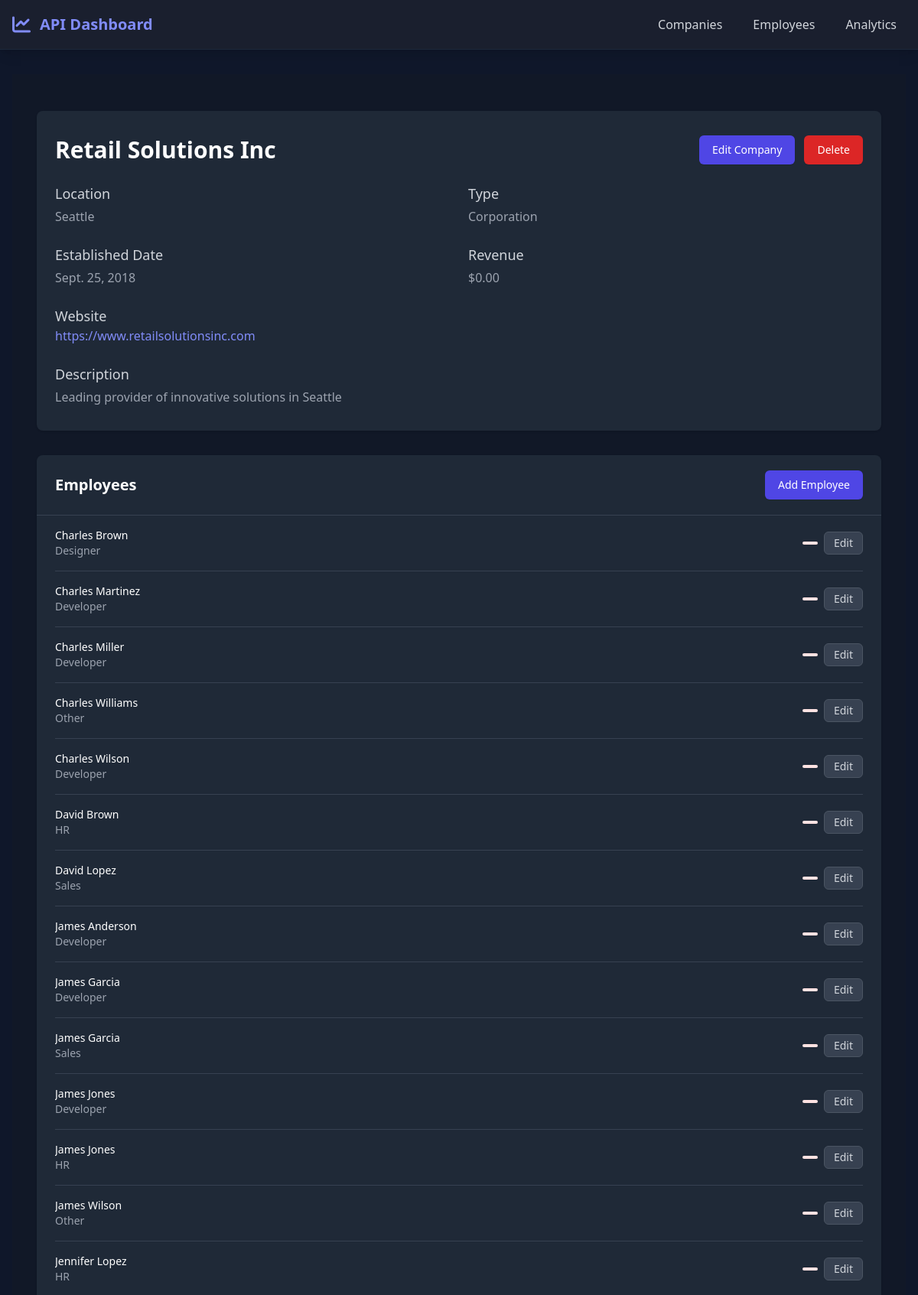
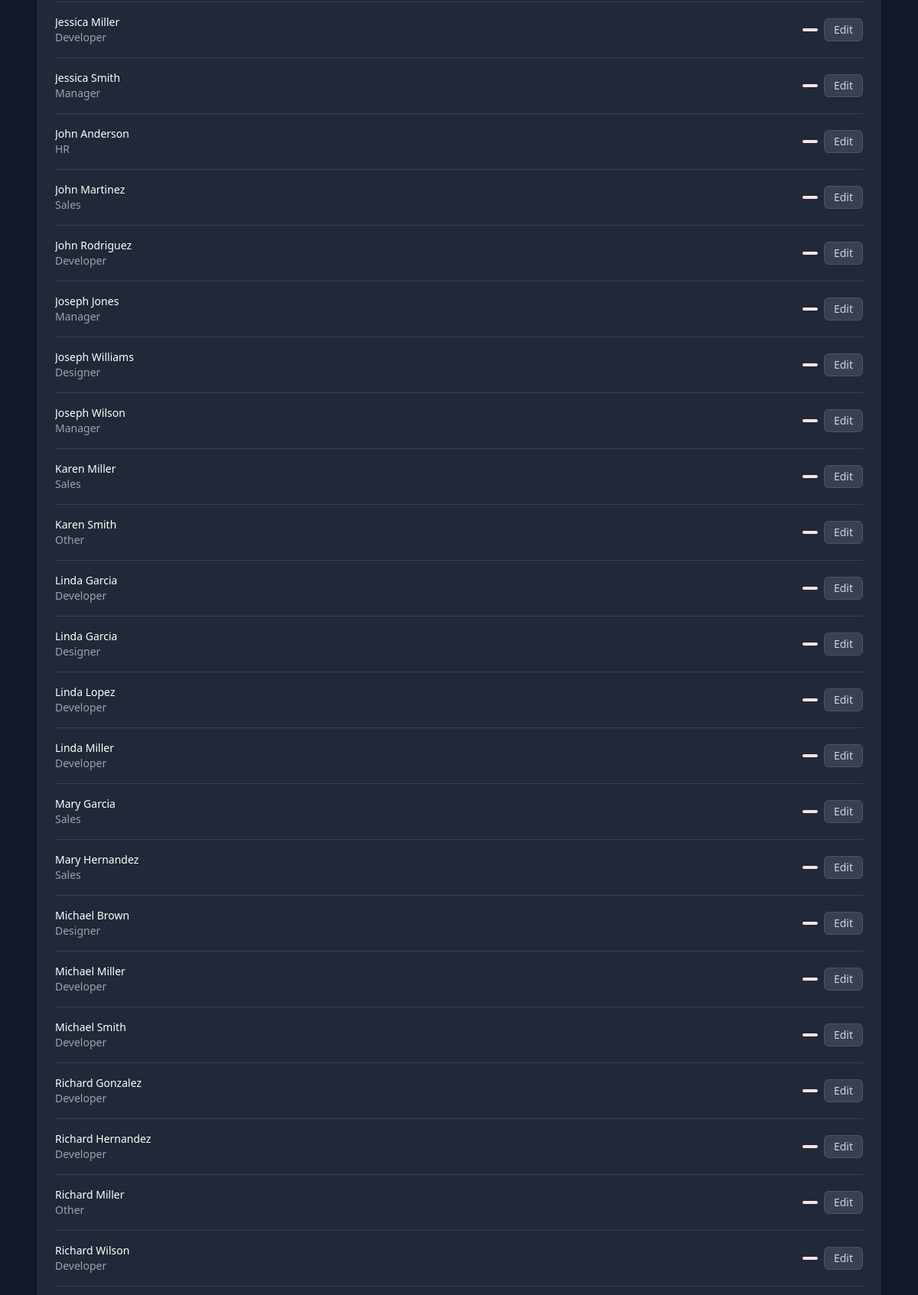
The page /companies/retail-solutions-inc/ (upper part) on the database its author committed (2 pictures, top to bottom).
### api/models.py (models this page shows, shortened)
class Company(models.Model):
    COMPANY_TYPES = [
        ('CORP', 'Corporation'),
        ('LLC', 'Limited Liability Company'),
        ('PART', 'Partnership'),
        ('SOLE', 'Sole Proprietorship'),
    ]
    name = models.CharField(max_length=100, unique=True)
    location = models.CharField(max_length=200)
    type = models.CharField(max_length=4, choices=COMPANY_TYPES, default='CORP')
    revenue = models.DecimalField(max_digits=12, decimal_places=2, default=0)
    website = models.URLField(blank=True)
    established_date = models.DateField(null=True, blank=True)
    description = models.TextField(blank=True)
    slug = models.SlugField(unique=True, blank=True)
    created_at = models.DateTimeField(auto_now_add=True)
    updated_at = models.DateTimeField(auto_now=True)
    class Meta:
        verbose_name_plural = "Companies"
        ordering = ['name']

class Employee(models.Model):
    POSITION_CHOICES = [
        ('MGR', 'Manager'),
        ('DEV', 'Developer'),
        ('DES', 'Designer'),
        ('HR', 'HR'),
        ('SALES', 'Sales'),
        ('OTHER', 'Other'),
    ]
    PERFORMANCE_CHOICES = [
        ('EXC', 'Excellent'),
        ('GOOD', 'Good'),
        ('AVG', 'Average'),
        ('BELOW', 'Below Average'),
        ('POOR', 'Poor'),
    ]
    name = models.CharField(max_length=100)
    email = models.EmailField(
        unique=True,
        validators=[EmailValidator(message="Enter a valid email address.")]
    )
    phone = models.CharField(
        max_length=15,
        validators=[
            RegexValidator(
                regex=r'^\+?1?\d{9,15}$',
                message="Phone number must be entered in the format: '+999999999'. Up to 15 digits allowed."
            )
        ]
    )
    position = models.CharField(max_length=5, choices=POSITION_CHOICES, default='OTHER')
    company = models.ForeignKey(Company, on_delete=models.CASCADE)
    hire_date = models.DateField()
    salary = models.DecimalField(max_digits=10, decimal_places=2)
    performance_rating = models.CharField(max_length=5, choices=PERFORMANCE_CHOICES, default='AVG')
    projects_completed = models.IntegerField(default=0)
    is_active = models.BooleanField(default=True)
    created_at = models.DateTimeField(auto_now_add=True)
    updated_at = models.DateTimeField(auto_now=True)
    class Meta:
        ordering = ['name']
        unique_together = ['email', 'company']

### api/views.py (the view)
# urls.py: path('companies/<slug:slug>/', views.CompanyDetailView.as_view(), name='company_detail'),
class CompanyDetailView(DetailView):
    model = Company
    template_name = 'company_detail.html'
    context_object_name = 'company'
    def get_context_data(self, **kwargs):
        context = super().get_context_data(**kwargs)
        context['employees'] = self.object.employee_set.all()
        return context

### templates/company_detail.html (shortened to what this page needs)
{% extends 'base.html' %}
{% block content %}
<div class="min-h-screen bg-gray-900 py-12">
    <div class="max-w-7xl mx-auto px-4 sm:px-6 lg:px-8">
        <div class="bg-gray-800 shadow rounded-lg overflow-hidden mb-8">
            <div class="px-6 py-8">
                <div class="flex items-center justify-between">
                    <h1 class="text-3xl font-bold text-white">{{ company.name }}</h1>
                    <div class="flex space-x-3">
                        <a href="{% url 'company_update' company.pk %}" class="inline-flex items-center px-4 py-2 border border-transparent rounded-md shadow-sm text-sm font-medium text-white bg-indigo-600 hover:bg-indigo-700">
                            Edit Company
                        </a>
                        <a href="{% url 'company_delete' company.pk %}" class="inline-flex items-center px-4 py-2 border border-transparent rounded-md shadow-sm text-sm font-medium text-white bg-red-600 hover:bg-red-700">
                            Delete
                        </a>
                    </div>
                </div>
                <div class="mt-6 grid grid-cols-1 gap-6 sm:grid-cols-2">
                    <div>
                        <h3 class="text-lg font-medium text-gray-300">Location</h3>
                        <p class="mt-1 text-gray-400">{{ company.location }}</p>
                    </div>
                    <div>
                        <h3 class="text-lg font-medium text-gray-300">Type</h3>
                        <p class="mt-1 text-gray-400">{{ company.get_type_display }}</p>
                    </div>
                    <div>
                        <h3 class="text-lg font-medium text-gray-300">Established Date</h3>
                        <p class="mt-1 text-gray-400">{{ company.established_date|default:"Not specified" }}</p>
                    </div>
                    <div>
                        <h3 class="text-lg font-medium text-gray-300">Revenue</h3>
                        <p class="mt-1 text-gray-400">${{ company.revenue|floatformat:2 }}</p>
                    </div>
                    {% if company.website %}
                    <div class="sm:col-span-2">
                        <h3 class="text-lg font-medium text-gray-300">Website</h3>
                        <a href="{{ company.website }}" target="_blank" class="mt-1 text-indigo-400 hover:text-indigo-300">{{ company.website }}</a>
                    </div>
                    {% endif %}
                    {% if company.description %}
                    <div class="sm:col-span-2">
                        <h3 class="text-lg font-medium text-gray-300">Description</h3>
                        <p class="mt-1 text-gray-400">{{ company.description }}</p>
                    </div>
                    {% endif %}
                </div>
            </div>
        </div>
        <div class="bg-gray-800 shadow rounded-lg overflow-hidden">
            <div class="px-6 py-5 border-b border-gray-700">
                <div class="flex items-center justify-between">
                    <h2 class="text-xl font-semibold text-white">Employees</h2>
                    <a href="{% url 'employee_create' %}" class="inline-flex items-center px-4 py-2 border border-transparent rounded-md shadow-sm text-sm font-medium text-white bg-indigo-600 hover:bg-indigo-700">
                        Add Employee
                    </a>
                </div>
            </div>
            <div class="px-6 py-5">
                {% if employees %}
                <div class="flow-root">
                    <ul class="-my-5 divide-y divide-gray-700">
                        {% for employee in employees %}
                        <li class="py-4">
                            <div class="flex items-center space-x-4">
                                <div class="flex-1 min-w-0">
                                    <p class="text-sm font-medium text-white truncate">
                                        {{ employee.name }}
                                    </p>
                                    <p class="text-sm text-gray-400 truncate">
                                        {{ employee.get_position_display }}
                                    </p>
                                </div>
                                <div class="flex items-center space-x-2">
                                    <span class="px-2.5 py-0.5 rounded-full text-xs font-medium
                                        {% if employee.performance == 'EXC' %}bg-green-100 text-green-800
                                        {% elif employee.performance == 'GOOD' %}bg-blue-100 text-blue-800
                                        {% elif employee.performance == 'AVG' %}bg-yellow-100 text-yellow-800
                                        {% elif employee.performance == 'BELOW' %}bg-orange-100 text-orange-800
                                        {% else %}bg-red-100 text-red-800{% endif %}">
                                    </span>
                                    <a href="{% url 'employee_update' employee.pk %}" class="inline-flex items-center px-3 py-1 border border-gray-600 rounded-md text-sm text-gray-300 bg-gray-700 hover:bg-gray-600">
                                        Edit
                                    </a>
                                </div>
                            </div>
                        </li>
                        {% endfor %}
                    </ul>
                </div>
                {% else %}
                <p class="text-center text-gray-400 py-4">No employees found for this company.</p>
                {% endif %}
            </div>
        </div>
    </div>
</div>
{% endblock %}

### rows shown on the page
Company: name "Retail Solutions Inc", location "Seattle", type "Corporation", established_date "Sept. 25, 2018", revenue "0.00", website "https://www.retailsolutionsinc.com", description "Leading provider of innovative solutions in Seattle"
Employee: name "Charles Brown", position "Designer"
Employee: name "Charles Martinez", position "Developer"
Employee: name "Charles Miller", position "Developer"
Employee: name "Charles Williams", position "Other"
Employee: name "Charles Wilson", position "Developer"
Employee: name "David Brown", position "HR"
Employee: name "David Lopez", position "Sales"
Employee: name "James Anderson", position "Developer"
Employee: name "James Garcia", position "Developer"
Employee: name "James Garcia", position "Sales"
Employee: name "James Jones", position "Developer"
Employee: name "James Jones", position "HR"
Employee: name "James Wilson", position "Other"
Employee: name "Jennifer Lopez", position "HR"
Employee: name "Jessica Miller", position "Developer"
Employee: name "Jessica Smith", position "Manager"
Employee: name "John Anderson", position "HR"
Employee: name "John Martinez", position "Sales"
Employee: name "John Rodriguez", position "Developer"
Employee: name "Joseph Jones", position "Manager"
Employee: name "Joseph Williams", position "Designer"
Employee: name "Joseph Wilson", position "Manager"
Employee: name "Karen Miller", position "Sales"
Employee: name "Karen Smith", position "Other"
Employee: name "Linda Garcia", position "Developer"
Employee: name "Linda Garcia", position "Designer"
Employee: name "Linda Lopez", position "Developer"
Employee: name "Linda Miller", position "Developer"
Employee: name "Mary Garcia", position "Sales"
Employee: name "Mary Hernandez", position "Sales"
Employee: name "Michael Brown", position "Designer"
Employee: name "Michael Miller", position "Developer"
Employee: name "Michael Smith", position "Developer"
Employee: name "Richard Gonzalez", position "Developer"
Employee: name "Richard Hernandez", position "Developer"
Employee: name "Richard Miller", position "Other"
Employee: name "Richard Wilson", position "Developer"
